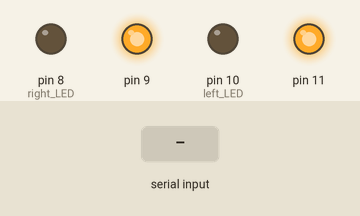
Bench run of a sketch on a simulated Arduino Uno, built with avr-gcc and run on an emulated ATmega328P. Shown: output pins drawn as LEDs (lit = HIGH). The inputs (shaded band) are chosen by the test bench. What the sketch prints to the serial monitor is not drawn.

Above: at 1.2 s.
1.3 s: "T" received over Serial
At 3.0 s:
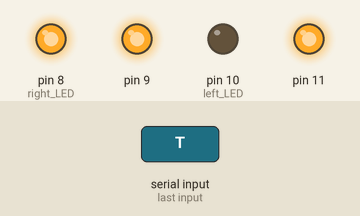
3.8 s: "D" received over Serial
At 5.9 s:
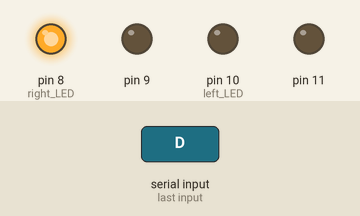
6.2 s: "T" received over Serial
At 7.9 s:
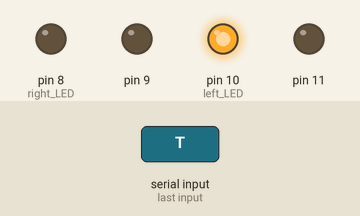
8.6 s: "S" received over Serial
At 11.0 s:
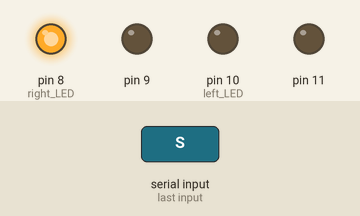
Timing chart, 0 to 12.1 s (numbered marks = the images above; inputs shaded):
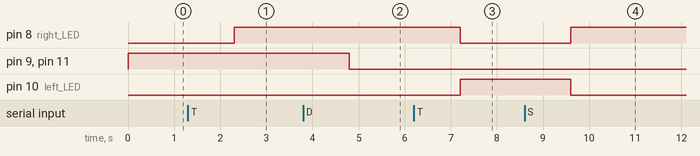

The sketch:

unified_latency.ino
```cpp
short right_LED = 8;
short left_LED = 10;
int analogPin_Left = 0;         // Left PhotoDiode connect on anaglog pin2
int analogPin_Right = 1;        // Right PhotoDiode connect on anaglog pin3
int averaged_sensor_value = 0;

bool led_state = 0;
int i = 0;

int received_data = 0;
int ping = 0;

bool toggle = true;

struct Packet {
  unsigned long time_m;
  int left;
  int right;
  bool LED_state;
};

struct Command {
  char experiment_type;
  unsigned short nsamples;
};

byte input[3];

#define FASTADC 1
// defines for setting and clearing register bits
#ifndef cbi
#define cbi(sfr, bit) (_SFR_BYTE(sfr) &= ~_BV(bit))
#endif
#ifndef sbi
#define sbi(sfr, bit) (_SFR_BYTE(sfr) |= _BV(bit))
#endif

void setup() {

  #if FASTADC
     // set prescale (s=1, c=0) using table from https://forum.arduino.cc/index.php?topic=6549.0
     sbi(ADCSRA,ADPS2) ;
     cbi(ADCSRA,ADPS1) ;
     cbi(ADCSRA,ADPS0) ;
  #endif

  // initialize digital LED pin as an output.
  pinMode(9, OUTPUT);
  pinMode(11, OUTPUT);
  pinMode(right_LED, OUTPUT);
  pinMode(left_LED, OUTPUT);

  // set the LEDs high or low
  digitalWrite(9, HIGH);
  digitalWrite(11, HIGH);
  digitalWrite(right_LED, LOW);
  digitalWrite(left_LED, LOW);

  // start seria comm
  Serial.begin(250000);       //  setup serial
//  Serial.write("\n");         // 1 byte

}

void loop() {


  if (Serial.available() > 0){

    unsigned int start_micros = (unsigned int)micros();

    Serial.readBytes(input, 3);
    Command* received_data = (Command*)&input;
    Command command = *received_data;


    /*  Display Experiment */
    if (command.experiment_type == 68){ // ord('D') - Display
    digitalWrite(9, LOW);
    digitalWrite(11, LOW);
      struct Packet {
        unsigned int time_m;
        int left;
      };
      Packet packets[command.nsamples];

      for (i=0; i < command.nsamples; i++){
        averaged_sensor_value = (analogRead(analogPin_Left) + analogRead(analogPin_Right)) / 2;
        packets[i] = {(unsigned int)(micros() - start_micros), averaged_sensor_value};
        delayMicroseconds(100);
      }
      Serial.write((byte*)&packets, 4*(command.nsamples)); // 4 + 2
    }


    /* Tracking Experiment */
    else if (command.experiment_type == 84){ // ord('T') - Tracking
      toggle = !toggle;
      if(toggle){
        digitalWrite(right_LED, LOW);
        digitalWrite(left_LED, HIGH);
        }
      else{
        digitalWrite(right_LED, HIGH);
        digitalWrite(left_LED, LOW);
        }
      Serial.write(toggle);  // Send the LED position
    }


    /* Total Experiment */
    else if (command.experiment_type == 83){  // ord('S') - Total
      if (led_state){
        digitalWrite(right_LED, LOW);
        digitalWrite(left_LED, HIGH);
        led_state = 0;
        }
      else{
        digitalWrite(right_LED, HIGH);
        digitalWrite(left_LED, LOW);
        led_state = 1;
        }

      for (i=0; i<command.nsamples; i++){
        Packet data = {micros(), analogRead(analogPin_Left), analogRead(analogPin_Right), led_state};
        Serial.write((byte*)&data, 9); // 4 + 2 + 2 + 1
        }
      }

      else if (received_data == 82){ // ord('R') - connection response
        Serial.write("yes");
        }
    }
}
```

Measured:
- after the input at 1.3 s, pin 8 (right_LED): LOW → HIGH after 1.0 s
- after the input at 3.8 s, pin 9, pin 11: HIGH → LOW after 1.0 s
- after the input at 6.2 s, pin 8 (right_LED): HIGH → LOW after 1.0 s; pin 10 (left_LED): LOW → HIGH after 1.0 s
- after the input at 8.6 s, pin 8 (right_LED): LOW → HIGH after 1.0 s; pin 10 (left_LED): HIGH → LOW after 1.0 s
